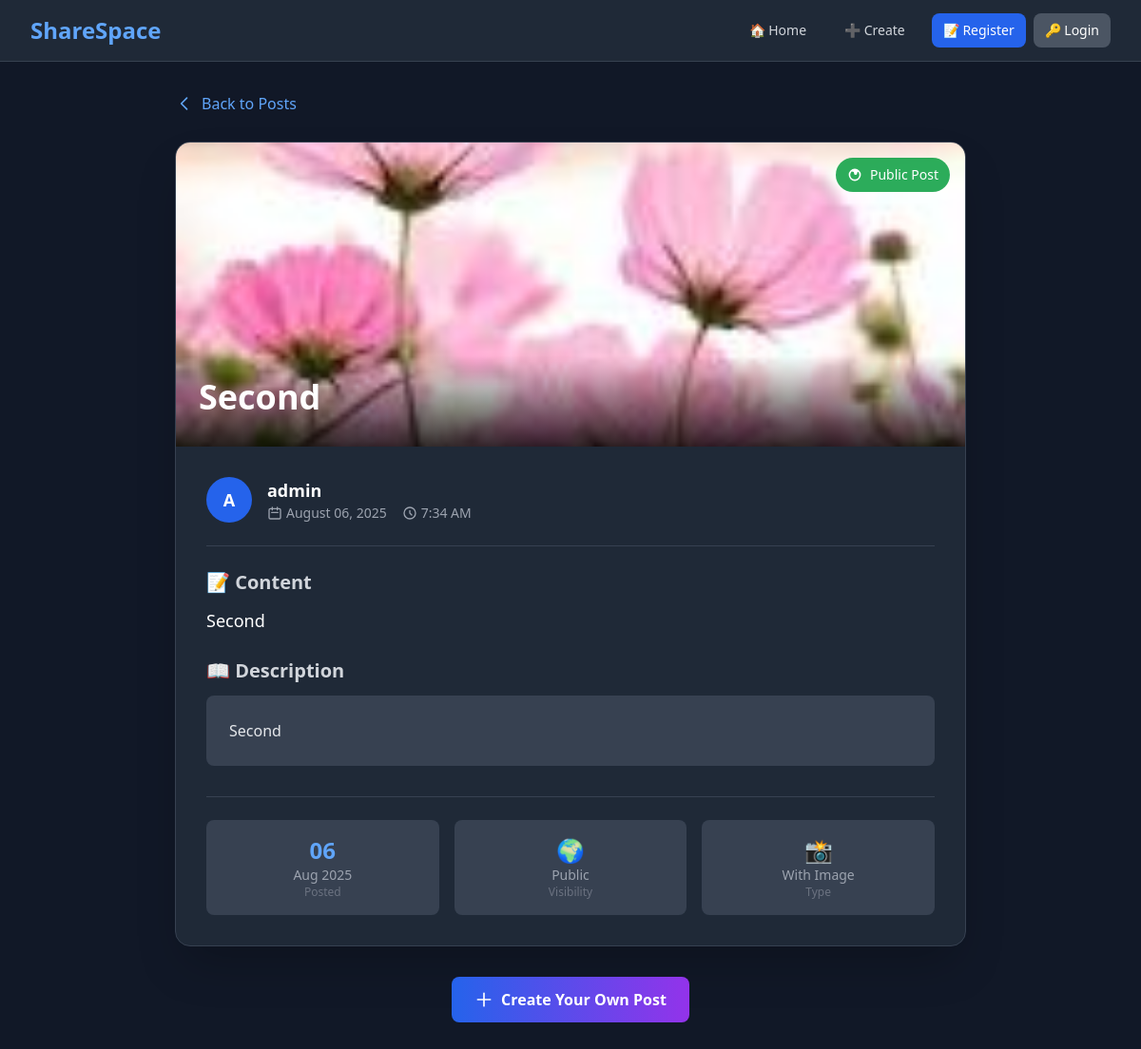
/post/16/, run on the app's committed database.
### tweet/models.py (models this page shows, shortened)
class Tweet(models.Model):
    user = models.ForeignKey(User, on_delete=models.CASCADE)
    title = models.CharField(max_length=200, help_text="A catchy title for your post")
    text = models.TextField(max_length=280, help_text="Main content of your post")
    description = models.TextField(max_length=1000, blank=True, null=True, help_text="Detailed description (optional)")
    photo = models.ImageField(upload_to='photos/', blank=True, null=True)
    is_private = models.BooleanField(default=False)  # True = Private, False = Public
    created_at = models.DateTimeField(auto_now_add=True)
    updated_at = models.DateTimeField(auto_now=True)

### tweet/views.py (the view)
# urls.py: path('post/<int:tweet_id>/', views.tweet_detail, name='tweet_detail'),
def tweet_detail(request, tweet_id):
    tweet = get_object_or_404(Tweet, id=tweet_id)
    if tweet.is_private and tweet.user != request.user:
        if not request.user.is_authenticated:
            raise Http404("Post not found")
        else:
            return custom_403_view(request)
    return render(request, 'tweet/tweet_detail.html', {'tweet': tweet})

### tweet/templates/tweet/tweet_detail.html (shortened to what this page needs)
{% extends "layout.html" %}
{% block content %}
<div class="min-h-screen bg-gray-900">
  <div class="max-w-4xl mx-auto px-4 sm:px-6 lg:px-8 py-6 sm:py-8">
    <div class="mb-4 sm:mb-6">
      <a href="{% url 'tweet:tweet_list' %}"
         class="inline-flex items-center text-blue-400 hover:text-blue-300 transition-colors duration-200 text-sm sm:text-base">
        <svg class="w-4 h-4 sm:w-5 sm:h-5 mr-2" fill="none" stroke="currentColor" viewBox="0 0 24 24">
          <path stroke-linecap="round" stroke-linejoin="round" stroke-width="2" d="M15 19l-7-7 7-7"></path>
        </svg>
        Back to Posts
      </a>
    </div>
    <article class="bg-gray-800 rounded-lg sm:rounded-2xl shadow-2xl border border-gray-700 overflow-hidden">
      <div class="relative">
        {% if tweet.photo %}
          <div class="h-60 sm:h-80 bg-gray-700 relative overflow-hidden">
            {% if tweet.is_private %}
              <img src="{% url 'tweet:protected_image' filename=tweet.photo.name %}"
                   class="w-full h-full object-cover"
                   alt="{{ tweet.title }}" />
            {% else %}
              <img src="{{ tweet.photo.url }}"
                   class="w-full h-full object-cover"
                   alt="{{ tweet.title }}" />
            {% endif %}
            <div class="absolute top-3 sm:top-4 right-3 sm:right-4">
              {% if tweet.is_private %}
                <span class="bg-yellow-600/90 backdrop-blur-sm text-white px-2 sm:px-3 py-1 sm:py-2 rounded-full text-xs sm:text-sm font-medium flex items-center">
                  <svg class="w-3 h-3 sm:w-4 sm:h-4 mr-1 sm:mr-2" fill="currentColor" viewBox="0 0 20 20">
                    <path fill-rule="evenodd" d="M5 9V7a5 5 0 0110 0v2a2 2 0 012 2v5a2 2 0 01-2 2H5a2 2 0 01-2-2v-5a2 2 0 012-2zm8-2v2H7V7a3 3 0 016 0z" clip-rule="evenodd"></path>
                  </svg>
                  <span class="hidden sm:inline">Private Post</span>
                  <span class="sm:hidden">Private</span>
                </span>
              {% else %}
                <span class="bg-green-600/90 backdrop-blur-sm text-white px-2 sm:px-3 py-1 sm:py-2 rounded-full text-xs sm:text-sm font-medium flex items-center">
                Public Post
              </span>
            {% endif %}
          </div>
          <div class="absolute bottom-0 left-0 right-0 bg-gradient-to-t from-black/80 via-black/40 to-transparent p-6">
            <h1 class="text-3xl md:text-4xl font-bold text-white mb-2">{{ tweet.title }}</h1>
          </div>
        </div>
      {% endif %}
    </div>
    <div class="p-8">
      <div class="flex items-center justify-between mb-6 pb-6 border-b border-gray-700">
        <div class="flex items-center space-x-4">
          <div class="w-12 h-12 bg-blue-600 rounded-full flex items-center justify-center">
            <span class="text-white text-lg font-bold">{{ tweet.user.username|first|upper }}</span>
          </div>
          <div>
            <h3 class="text-white font-semibold text-lg">{{ tweet.user.username }}</h3>
            <div class="flex items-center text-gray-400 text-sm space-x-4">
              <span class="flex items-center">
                <svg class="w-4 h-4 mr-1" fill="none" stroke="currentColor" viewBox="0 0 24 24">
                  <path stroke-linecap="round" stroke-linejoin="round" stroke-width="2" d="M8 7V3m8 4V3m-9 8h10M5 21h14a2 2 0 002-2V7a2 2 0 00-2-2H5a2 2 0 00-2 2v12a2 2 0 002 2z"></path>
                </svg>
                {{ tweet.created_at|date:"F d, Y" }}
              </span>
              <span class="flex items-center">
                <svg class="w-4 h-4 mr-1" fill="none" stroke="currentColor" viewBox="0 0 24 24">
                  <path stroke-linecap="round" stroke-linejoin="round" stroke-width="2" d="M12 8v4l3 3m6-3a9 9 0 11-18 0 9 9 0 0118 0z"></path>
                </svg>
                {{ tweet.created_at|time:"g:i A" }}
              </span>
            </div>
          </div>
        </div>
      </div>
      <div class="space-y-6">
        <div>
          <h2 class="text-xl font-semibold text-gray-300 mb-3">📝 Content</h2>
          <p class="text-white text-lg leading-relaxed">{{ tweet.text }}</p>
        </div>
        {% if tweet.description %}
          <div>
            <h2 class="text-xl font-semibold text-gray-300 mb-3">📖 Description</h2>
            <div class="bg-gray-700 rounded-lg p-6">
              <p class="text-gray-200 leading-relaxed whitespace-pre-line">{{ tweet.description }}</p>
            </div>
          </div>
        {% endif %}
      </div>
      <div class="mt-8 pt-6 border-t border-gray-700">
        <div class="grid grid-cols-1 md:grid-cols-3 gap-4 text-center">
          <div class="bg-gray-700 rounded-lg p-4">
            <div class="text-2xl font-bold text-blue-400">{{ tweet.created_at|date:"d" }}</div>
            <div class="text-sm text-gray-400">{{ tweet.created_at|date:"M Y" }}</div>
            <div class="text-xs text-gray-500">Posted</div>
          </div>
          <div class="bg-gray-700 rounded-lg p-4">
            <div class="text-2xl font-bold text-green-400">
              {% if tweet.is_private %}🔒{% else %}🌍{% endif %}
            </div>
            <div class="text-sm text-gray-400">
              {% if tweet.is_private %}Private{% else %}Public{% endif %}
            </div>
            <div class="text-xs text-gray-500">Visibility</div>
          </div>
          <div class="bg-gray-700 rounded-lg p-4">
            <div class="text-2xl font-bold text-purple-400">
              {% if tweet.photo %}📸{% else %}📝{% endif %}
            </div>
            <div class="text-sm text-gray-400">
              {% if tweet.photo %}With Image{% else %}Text Only{% endif %}
            </div>
            <div class="text-xs text-gray-500">Type</div>
          </div>
        </div>
      </div>
    </div>
  </article>
  <div class="mt-8 text-center">
    <a href="{% url 'tweet:tweet_create' %}"
       class="inline-flex items-center bg-gradient-to-r from-blue-600 to-purple-600 hover:from-blue-700 hover:to-purple-700 text-white font-semibold py-3 px-6 rounded-lg transition-all duration-200 transform hover:scale-105">
      <svg class="w-5 h-5 mr-2" fill="none" stroke="currentColor" viewBox="0 0 24 24">
        <path stroke-linecap="round" stroke-linejoin="round" stroke-width="2" d="M12 4v16m8-8H4"></path>
      </svg>
      Create Your Own Post
    </a>
  </div>
</div>
{% endblock %}

### data on the page
Tweet: photo (picture), title "Second", user.username|first "A", user.username "admin", created_at "August 06, 2025", created_at "7:34 AM", text "Second", description "Second", created_at "06", created_at "Aug 2025"
